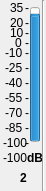
    <widget class="QWidget" name="widget_2" native="true">
     <property name="geometry">
      <rect>
       <x>40</x>
       <y>40</y>
       <width>46</width>
       <height>191</height>
      </rect>
     </property>
     <widget class="QProgressBar" name="progressBar_44">
      <property name="geometry">
       <rect>
        <x>30</x>
        <y>7</y>
        <width>10</width>
        <height>135</height>
       </rect>
      </property>
      <property name="contextMenuPolicy">
       <enum>Qt::DefaultContextMenu</enum>
      </property>
      <property name="toolTip">
       <string>Local Input 1 Meter</string>
      </property>
      <property name="statusTip">
       <string/>
      </property>
      <property name="whatsThis">
       <string/>
      </property>
      <property name="autoFillBackground">
       <bool>false</bool>
      </property>
      <property name="minimum">
       <number>-100</number>
      </property>
      <property name="maximum">
       <number>35</number>
      </property>
      <property name="value">
       <number>24</number>
      </property>
      <property name="textVisible">
       <bool>true</bool>
      </property>
      <property name="orientation">
       <enum>Qt::Vertical</enum>
      </property>
      <property name="invertedAppearance">
       <bool>false</bool>
      </property>
      <property name="format">
       <string>%p%</string>
      </property>
     </widget>
     <widget class="QLabel" name="m0_44">
      <property name="geometry">
       <rect>
        <x>25</x>
        <y>0</y>
        <width>16</width>
        <height>16</height>
       </rect>
      </property>
      <property name="text">
       <string>-</string>
      </property>
     </widget>
     <widget class="QLabel" name="t35_44">
      <property name="geometry">
       <rect>
        <x>10</x>
        <y>0</y>
        <width>16</width>
        <height>16</height>
       </rect>
      </property>
      <property name="text">
       <string>35</string>
      </property>
     </widget>
     <widget class="QLabel" name="tn100_44">
      <property name="geometry">
       <rect>
        <x>3</x>
        <y>135</y>
        <width>31</width>
        <height>16</height>
       </rect>
      </property>
      <property name="text">
       <string>-100</string>
      </property>
     </widget>
     <widget class="QLabel" name="m15_44">
      <property name="geometry">
       <rect>
        <x>25</x>
        <y>15</y>
        <width>16</width>
        <height>16</height>
       </rect>
      </property>
      <property name="text">
       <string>-</string>
      </property>
     </widget>
     <widget class="QLabel" name="m25_44">
      <property name="geometry">
       <rect>
        <x>25</x>
        <y>25</y>
        <width>16</width>
        <height>16</height>
       </rect>
      </property>
      <property name="text">
       <string>-</string>
      </property>
     </widget>
     <widget class="QLabel" name="m90_44">
      <property name="geometry">
       <rect>
        <x>25</x>
        <y>90</y>
        <width>16</width>
        <height>16</height>
       </rect>
      </property>
      <property name="text">
       <string>-</string>
      </property>
     </widget>
     <widget class="QLabel" name="m105_44">
      <property name="geometry">
       <rect>
        <x>25</x>
        <y>105</y>
        <width>16</width>
        <height>16</height>
       </rect>
      </property>
      <property name="text">
       <string>-</string>
      </property>
     </widget>
     <widget class="QLabel" name="m120_44">
      <property name="geometry">
       <rect>
        <x>25</x>
        <y>120</y>
        <width>16</width>
        <height>16</height>
       </rect>
      </property>
      <property name="text">
       <string>-</string>
      </property>
     </widget>
     <widget class="QLabel" name="m135_44">
      <property name="geometry">
       <rect>
        <x>25</x>
        <y>135</y>
        <width>16</width>
        <height>16</height>
       </rect>
      </property>
      <property name="text">
       <string>-</string>
      </property>
     </widget>
     <widget class="QLabel" name="m45_44">
      <property name="geometry">
       <rect>
        <x>25</x>
        <y>45</y>
        <width>16</width>
        <height>16</height>
       </rect>
      </property>
      <property name="text">
       <string>-</string>
      </property>
     </widget>
     <widget class="QLabel" name="m60_44">
      <property name="geometry">
       <rect>
        <x>25</x>
        <y>60</y>
        <width>16</width>
        <height>16</height>
       </rect>
      </property>
      <property name="text">
       <string>-</string>
      </property>
     </widget>
     <widget class="QLabel" name="m75_44">
      <property name="geometry">
       <rect>
        <x>25</x>
        <y>75</y>
        <width>16</width>
        <height>16</height>
       </rect>
      </property>
      <property name="text">
       <string>-</string>
      </property>
     </widget>
     <widget class="QLabel" name="t20_44">
      <property name="geometry">
       <rect>
        <x>10</x>
        <y>15</y>
        <width>16</width>
        <height>16</height>
       </rect>
      </property>
      <property name="text">
       <string>20</string>
      </property>
     </widget>
     <widget class="QLabel" name="t5_44">
      <property name="geometry">
       <rect>
        <x>10</x>
        <y>25</y>
        <width>16</width>
        <height>16</height>
       </rect>
      </property>
      <property name="text">
       <string>10</string>
      </property>
     </widget>
     <widget class="QLabel" name="tn10_44">
      <property name="geometry">
       <rect>
        <x>5</x>
        <y>45</y>
        <width>21</width>
        <height>16</height>
       </rect>
      </property>
      <property name="text">
       <string>-10</string>
      </property>
     </widget>
     <widget class="QLabel" name="tn25_44">
      <property name="geometry">
       <rect>
        <x>5</x>
        <y>60</y>
        <width>21</width>
        <height>16</height>
       </rect>
      </property>
      <property name="text">
       <string>-25</string>
      </property>
     </widget>
     <widget class="QLabel" name="tn40_44">
      <property name="geometry">
       <rect>
        <x>5</x>
        <y>75</y>
        <width>21</width>
        <height>16</height>
       </rect>
      </property>
      <property name="text">
       <string>-40</string>
      </property>
     </widget>
     <widget class="QLabel" name="tn55_44">
      <property name="geometry">
       <rect>
        <x>5</x>
        <y>90</y>
        <width>21</width>
        <height>16</height>
       </rect>
      </property>
      <property name="text">
       <string>-55</string>
      </property>
     </widget>
     <widget class="QLabel" name="tn70_44">
      <property name="geometry">
       <rect>
        <x>5</x>
        <y>105</y>
        <width>21</width>
        <height>16</height>
       </rect>
      </property>
      <property name="text">
       <string>-70</string>
      </property>
     </widget>
     <widget class="QLabel" name="tn85_44">
      <property name="geometry">
       <rect>
        <x>5</x>
        <y>120</y>
        <width>21</width>
        <height>16</height>
       </rect>
      </property>
      <property name="text">
       <string>-85</string>
      </property>
     </widget>
     <widget class="QLabel" name="m35_44">
      <property name="geometry">
       <rect>
        <x>25</x>
        <y>35</y>
        <width>16</width>
        <height>16</height>
       </rect>
      </property>
      <property name="text">
       <string>-</string>
      </property>
     </widget>
     <widget class="QLabel" name="t0_44">
      <property name="geometry">
       <rect>
        <x>15</x>
        <y>35</y>
        <width>16</width>
        <height>16</height>
       </rect>
      </property>
      <property name="text">
       <string>0</string>
      </property>
     </widget>
     <widget class="QLabel" name="value_44">
      <property name="geometry">
       <rect>
        <x>3</x>
        <y>150</y>
        <width>31</width>
        <height>16</height>
       </rect>
      </property>
      <property name="autoFillBackground">
       <bool>false</bool>
      </property>
      <property name="frameShadow">
       <enum>QFrame::Plain</enum>
      </property>
      <property name="text">
       <string>-100</string>
      </property>
     </widget>
     <widget class="QLabel" name="dB_44">
      <property name="geometry">
       <rect>
        <x>27</x>
        <y>150</y>
        <width>16</width>
        <height>16</height>
       </rect>
      </property>
      <property name="font">
       <font>
        <weight>75</weight>
        <bold>true</bold>
       </font>
      </property>
      <property name="text">
       <string>dB</string>
      </property>
     </widget>
     <widget class="QLabel" name="number_44">
      <property name="geometry">
       <rect>
        <x>20</x>
        <y>170</y>
        <width>16</width>
        <height>16</height>
       </rect>
      </property>
      <property name="font">
       <font>
        <weight>75</weight>
        <bold>true</bold>
       </font>
      </property>
      <property name="text">
       <string>2</string>
      </property>
     </widget>
     <widget class="Line" name="line_44">
      <property name="geometry">
       <rect>
        <x>35</x>
        <y>0</y>
        <width>16</width>
        <height>191</height>
       </rect>
      </property>
      <property name="orientation">
       <enum>Qt::Vertical</enum>
      </property>
     </widget>
    </widget>
